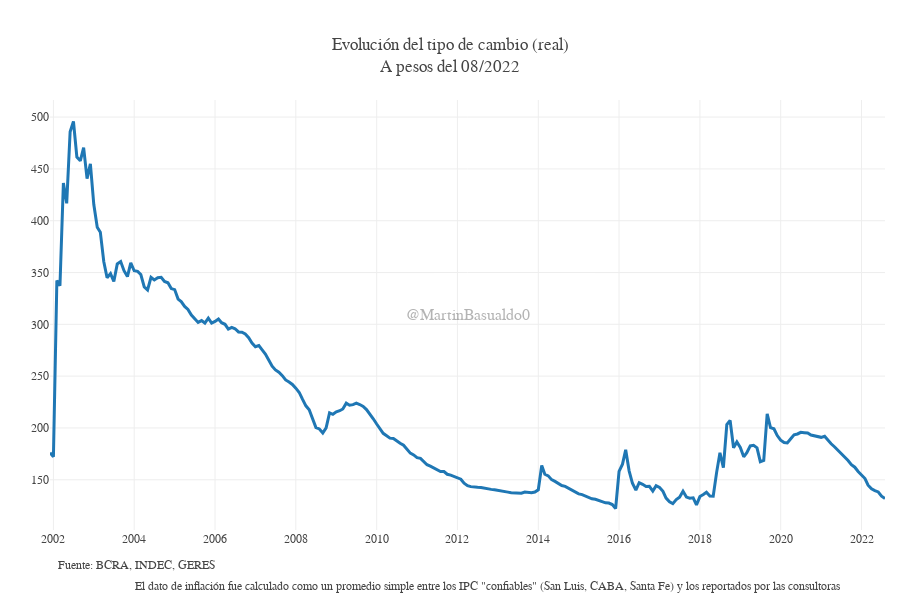

The notebook cell this image was saved under:
### Code cell
def devaluacion_real_plot(df=deva_real):
    deva_real.Período=pd.to_datetime(deva_real.Período,format='%d/%m/%Y')
    x = deva_real["Período"]
    ultimo_mes=deva_real.Período.iloc[-1].strftime('%m/%Y')

    # Datos
    cotizaciones_plot = go.Figure()
    cotizaciones_plot.add_trace(go.Scatter(name=f"TC real", x=x, y=deva_real["tc_real_hoy"], mode="lines",line_width=3))
    # cotizaciones_plot.add_trace(go.Scatter(name=f"China", x=x, y=deva_real["China"], mode="lines"))
    # cotizaciones_plot.add_trace(go.Scatter(name=f"Euro", x=x, y=deva_real["Zona Euro"], mode="lines"))

    # Propiedades
    cotizaciones_plot.update_xaxes(showgrid=True,dtick="M24")
    # cotizaciones_plot.update_yaxes(title_text="Tasa de devaluación")
    cotizaciones_plot.update_layout(separators=",.", font_family="Georgia",
                                    margin ={'b': 70,'l':50,'r':15},
                                    height=600, width=900,
                                    template='none',
                                    title_text=f"Evolución del tipo de cambio (real)<br>A pesos del {ultimo_mes}",
                                    legend=dict(yanchor="top", y=1.05, xanchor="left", x=0.36, orientation='h'))

    note = 'Fuente: BCRA, INDEC, GERES'
    cotizaciones_plot.add_annotation(showarrow=False, text=note, font=dict(size=12), xref='paper', x=0.2, yref='paper', y=-0.1,
                                     xanchor='right', yanchor='auto', xshift=0, yshift=0,)
    note_2=('El dato de inflación fue calculado como un promedio simple entre los IPC "confiables" (San Luis, CABA, Santa Fe) y los reportados por las consultoras')

    cotizaciones_plot.add_annotation(showarrow=False, text=note_2, font=dict(size=12), xref='paper', x=.949, yref='paper', y=-0.15,
                                     xanchor='right', yanchor='auto', xshift=0, yshift=0,)

    # Marca de agua
    cotizaciones_plot.add_annotation(showarrow=False, text='@MartinBasualdo0', font=dict(size=16), font_family="arial", opacity=0.4,
                                     xref='paper', yref='paper', x=0.5, y=0.5)
    return cotizaciones_plot

devaluacion_real_plot()

### Figure 1 — Plotly figure (JSON) as saved in the notebook; plotly's stock layout.template omitted (floating-point values rounded to 4 significant figures; data arrays with more than 128 entries replaced by an {"elided": "..."} marker saying what was removed)
{"data": [{"line": {"width": 3}, "mode": "lines", "name": "TC real", "type": "scatter", "x": {"elided": "249 str values"}, "y": {"elided": "249 float values"}}], "layout": {"annotations": [{"font": {"size": 12}, "showarrow": false, "text": "Fuente: BCRA, INDEC, GERES", "x": 0.2, "xanchor": "right", "xref": "paper", "xshift": 0, "y": -0.1, "yanchor": "auto", "yref": "paper", "yshift": 0}, {"font": {"size": 12}, "showarrow": false, "text": "El dato de inflación fue calculado como un promedio simple entre los IPC \"confiables\" (San Luis, CABA, Santa Fe) y los reportados por las consultoras", "x": 0.949, "xanchor": "right", "xref": "paper", "xshift": 0, "y": -0.15, "yanchor": "auto", "yref": "paper", "yshift": 0}, {"font": {"family": "arial", "size": 16}, "opacity": 0.4, "showarrow": false, "text": "@MartinBasualdo0", "x": 0.5, "xref": "paper", "y": 0.5, "yref": "paper"}], "font": {"family": "Georgia"}, "height": 600, "legend": {"orientation": "h", "x": 0.36, "xanchor": "left", "y": 1.05, "yanchor": "top"}, "margin": {"b": 70, "l": 50, "r": 15}, "separators": ",.", "title": {"text": "Evolución del tipo de cambio (real)<br>A pesos del 08/2022"}, "width": 900, "xaxis": {"dtick": "M24", "showgrid": true}}}
